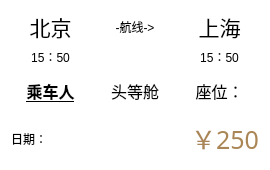
       <widget class="QWidget" name="widget_a4" native="true">
        <property name="minimumSize">
         <size>
          <width>270</width>
          <height>170</height>
         </size>
        </property>
        <property name="maximumSize">
         <size>
          <width>270</width>
          <height>170</height>
         </size>
        </property>
        <property name="palette">
         <palette>
          <active>
           <colorrole role="WindowText">
            <brush brushstyle="SolidPattern">
             <color alpha="255">
              <red>0</red>
              <green>0</green>
              <blue>0</blue>
             </color>
            </brush>
           </colorrole>
           <colorrole role="Button">
            <brush brushstyle="SolidPattern">
             <color alpha="255">
              <red>255</red>
              <green>255</green>
              <blue>255</blue>
             </color>
            </brush>
           </colorrole>
           <colorrole role="Light">
            <brush brushstyle="SolidPattern">
             <color alpha="255">
              <red>255</red>
              <green>255</green>
              <blue>255</blue>
             </color>
            </brush>
           </colorrole>
           <colorrole role="Midlight">
            <brush brushstyle="SolidPattern">
             <color alpha="255">
              <red>255</red>
              <green>255</green>
              <blue>255</blue>
             </color>
            </brush>
           </colorrole>
           <colorrole role="Dark">
            <brush brushstyle="SolidPattern">
             <color alpha="255">
              <red>127</red>
              <green>127</green>
              <blue>127</blue>
             </color>
            </brush>
           </colorrole>
           <colorrole role="Mid">
            <brush brushstyle="SolidPattern">
             <color alpha="255">
              <red>170</red>
              <green>170</green>
              <blue>170</blue>
             </color>
            </brush>
           </colorrole>
           <colorrole role="Text">
            <brush brushstyle="SolidPattern">
             <color alpha="255">
              <red>0</red>
              <green>0</green>
              <blue>0</blue>
             </color>
            </brush>
           </colorrole>
           <colorrole role="BrightText">
            <brush brushstyle="SolidPattern">
             <color alpha="255">
              <red>255</red>
              <green>255</green>
              <blue>255</blue>
             </color>
            </brush>
           </colorrole>
           <colorrole role="ButtonText">
            <brush brushstyle="SolidPattern">
             <color alpha="255">
              <red>0</red>
              <green>0</green>
              <blue>0</blue>
             </color>
            </brush>
           </colorrole>
           <colorrole role="Base">
            <brush brushstyle="SolidPattern">
             <color alpha="255">
              <red>255</red>
              <green>255</green>
              <blue>255</blue>
             </color>
            </brush>
           </colorrole>
           <colorrole role="Window">
            <brush brushstyle="SolidPattern">
             <color alpha="255">
              <red>255</red>
              <green>255</green>
              <blue>255</blue>
             </color>
            </brush>
           </colorrole>
           <colorrole role="Shadow">
            <brush brushstyle="SolidPattern">
             <color alpha="255">
              <red>0</red>
              <green>0</green>
              <blue>0</blue>
             </color>
            </brush>
           </colorrole>
           <colorrole role="AlternateBase">
            <brush brushstyle="SolidPattern">
             <color alpha="255">
              <red>255</red>
              <green>255</green>
              <blue>255</blue>
             </color>
            </brush>
           </colorrole>
           <colorrole role="ToolTipBase">
            <brush brushstyle="SolidPattern">
             <color alpha="255">
              <red>255</red>
              <green>255</green>
              <blue>220</blue>
             </color>
            </brush>
           </colorrole>
           <colorrole role="ToolTipText">
            <brush brushstyle="SolidPattern">
             <color alpha="255">
              <red>0</red>
              <green>0</green>
              <blue>0</blue>
             </color>
            </brush>
           </colorrole>
           <colorrole role="PlaceholderText">
            <brush brushstyle="SolidPattern">
             <color alpha="128">
              <red>0</red>
              <green>0</green>
              <blue>0</blue>
             </color>
            </brush>
           </colorrole>
          </active>
          <inactive>
           <colorrole role="WindowText">
            <brush brushstyle="SolidPattern">
             <color alpha="255">
              <red>0</red>
              <green>0</green>
              <blue>0</blue>
             </color>
            </brush>
           </colorrole>
           <colorrole role="Button">
            <brush brushstyle="SolidPattern">
             <color alpha="255">
              <red>255</red>
              <green>255</green>
              <blue>255</blue>
             </color>
            </brush>
           </colorrole>
           <colorrole role="Light">
            <brush brushstyle="SolidPattern">
             <color alpha="255">
              <red>255</red>
              <green>255</green>
              <blue>255</blue>
             </color>
            </brush>
           </colorrole>
           <colorrole role="Midlight">
            <brush brushstyle="SolidPattern">
             <color alpha="255">
              <red>255</red>
              <green>255</green>
              <blue>255</blue>
             </color>
            </brush>
           </colorrole>
           <colorrole role="Dark">
            <brush brushstyle="SolidPattern">
             <color alpha="255">
              <red>127</red>
              <green>127</green>
              <blue>127</blue>
             </color>
            </brush>
           </colorrole>
           <colorrole role="Mid">
            <brush brushstyle="SolidPattern">
             <color alpha="255">
              <red>170</red>
              <green>170</green>
              <blue>170</blue>
             </color>
            </brush>
           </colorrole>
           <colorrole role="Text">
            <brush brushstyle="SolidPattern">
             <color alpha="255">
              <red>0</red>
              <green>0</green>
              <blue>0</blue>
             </color>
            </brush>
           </colorrole>
           <colorrole role="BrightText">
            <brush brushstyle="SolidPattern">
             <color alpha="255">
              <red>255</red>
              <green>255</green>
              <blue>255</blue>
             </color>
            </brush>
           </colorrole>
           <colorrole role="ButtonText">
            <brush brushstyle="SolidPattern">
             <color alpha="255">
              <red>0</red>
              <green>0</green>
              <blue>0</blue>
             </color>
            </brush>
           </colorrole>
           <colorrole role="Base">
            <brush brushstyle="SolidPattern">
             <color alpha="255">
              <red>255</red>
              <green>255</green>
              <blue>255</blue>
             </color>
            </brush>
           </colorrole>
           <colorrole role="Window">
            <brush brushstyle="SolidPattern">
             <color alpha="255">
              <red>255</red>
              <green>255</green>
              <blue>255</blue>
             </color>
            </brush>
           </colorrole>
           <colorrole role="Shadow">
            <brush brushstyle="SolidPattern">
             <color alpha="255">
              <red>0</red>
              <green>0</green>
              <blue>0</blue>
             </color>
            </brush>
           </colorrole>
           <colorrole role="AlternateBase">
            <brush brushstyle="SolidPattern">
             <color alpha="255">
              <red>255</red>
              <green>255</green>
              <blue>255</blue>
             </color>
            </brush>
           </colorrole>
           <colorrole role="ToolTipBase">
            <brush brushstyle="SolidPattern">
             <color alpha="255">
              <red>255</red>
              <green>255</green>
              <blue>220</blue>
             </color>
            </brush>
           </colorrole>
           <colorrole role="ToolTipText">
            <brush brushstyle="SolidPattern">
             <color alpha="255">
              <red>0</red>
              <green>0</green>
              <blue>0</blue>
             </color>
            </brush>
           </colorrole>
           <colorrole role="PlaceholderText">
            <brush brushstyle="SolidPattern">
             <color alpha="128">
              <red>0</red>
              <green>0</green>
              <blue>0</blue>
             </color>
            </brush>
           </colorrole>
          </inactive>
          <disabled>
           <colorrole role="WindowText">
            <brush brushstyle="SolidPattern">
             <color alpha="255">
              <red>127</red>
              <green>127</green>
              <blue>127</blue>
             </color>
            </brush>
           </colorrole>
           <colorrole role="Button">
            <brush brushstyle="SolidPattern">
             <color alpha="255">
              <red>255</red>
              <green>255</green>
              <blue>255</blue>
             </color>
            </brush>
           </colorrole>
           <colorrole role="Light">
            <brush brushstyle="SolidPattern">
             <color alpha="255">
              <red>255</red>
              <green>255</green>
              <blue>255</blue>
             </color>
            </brush>
           </colorrole>
           <colorrole role="Midlight">
            <brush brushstyle="SolidPattern">
             <color alpha="255">
              <red>255</red>
              <green>255</green>
              <blue>255</blue>
             </color>
            </brush>
           </colorrole>
           <colorrole role="Dark">
            <brush brushstyle="SolidPattern">
             <color alpha="255">
              <red>127</red>
              <green>127</green>
              <blue>127</blue>
             </color>
            </brush>
           </colorrole>
           <colorrole role="Mid">
            <brush brushstyle="SolidPattern">
             <color alpha="255">
              <red>170</red>
              <green>170</green>
              <blue>170</blue>
             </color>
            </brush>
           </colorrole>
           <colorrole role="Text">
            <brush brushstyle="SolidPattern">
             <color alpha="255">
              <red>127</red>
              <green>127</green>
              <blue>127</blue>
             </color>
            </brush>
           </colorrole>
           <colorrole role="BrightText">
            <brush brushstyle="SolidPattern">
             <color alpha="255">
              <red>255</red>
              <green>255</green>
              <blue>255</blue>
             </color>
            </brush>
           </colorrole>
           <colorrole role="ButtonText">
            <brush brushstyle="SolidPattern">
             <color alpha="255">
              <red>127</red>
              <green>127</green>
              <blue>127</blue>
             </color>
            </brush>
           </colorrole>
           <colorrole role="Base">
            <brush brushstyle="SolidPattern">
             <color alpha="255">
              <red>255</red>
              <green>255</green>
              <blue>255</blue>
             </color>
            </brush>
           </colorrole>
           <colorrole role="Window">
            <brush brushstyle="SolidPattern">
             <color alpha="255">
              <red>255</red>
              <green>255</green>
              <blue>255</blue>
             </color>
            </brush>
           </colorrole>
           <colorrole role="Shadow">
            <brush brushstyle="SolidPattern">
             <color alpha="255">
              <red>0</red>
              <green>0</green>
              <blue>0</blue>
             </color>
            </brush>
           </colorrole>
           <colorrole role="AlternateBase">
            <brush brushstyle="SolidPattern">
             <color alpha="255">
              <red>255</red>
              <green>255</green>
              <blue>255</blue>
             </color>
            </brush>
           </colorrole>
           <colorrole role="ToolTipBase">
            <brush brushstyle="SolidPattern">
             <color alpha="255">
              <red>255</red>
              <green>255</green>
              <blue>220</blue>
             </color>
            </brush>
           </colorrole>
           <colorrole role="ToolTipText">
            <brush brushstyle="SolidPattern">
             <color alpha="255">
              <red>0</red>
              <green>0</green>
              <blue>0</blue>
             </color>
            </brush>
           </colorrole>
           <colorrole role="PlaceholderText">
            <brush brushstyle="SolidPattern">
             <color alpha="128">
              <red>0</red>
              <green>0</green>
              <blue>0</blue>
             </color>
            </brush>
           </colorrole>
          </disabled>
         </palette>
        </property>
        <property name="autoFillBackground">
         <bool>true</bool>
        </property>
        <layout class="QGridLayout" name="gridLayout_4">
         <item row="0" column="0">
          <widget class="QLabel" name="label_from1_4">
           <property name="maximumSize">
            <size>
             <width>16777215</width>
             <height>100</height>
            </size>
           </property>
           <property name="font">
            <font>
             <family>微软雅黑</family>
             <pointsize>16</pointsize>
            </font>
           </property>
           <property name="text">
            <string>北京</string>
           </property>
           <property name="alignment">
            <set>Qt::AlignCenter</set>
           </property>
          </widget>
         </item>
         <item row="2" column="0">
          <widget class="QLabel" name="label_pass1_4">
           <property name="font">
            <font>
             <pointsize>12</pointsize>
             <weight>75</weight>
             <bold>true</bold>
             <underline>true</underline>
            </font>
           </property>
           <property name="text">
            <string>乘车人</string>
           </property>
           <property name="alignment">
            <set>Qt::AlignCenter</set>
           </property>
          </widget>
         </item>
         <item row="2" column="2">
          <widget class="QLabel" name="label_seat1_4">
           <property name="font">
            <font>
             <pointsize>12</pointsize>
            </font>
           </property>
           <property name="text">
            <string>座位：</string>
           </property>
           <property name="alignment">
            <set>Qt::AlignCenter</set>
           </property>
          </widget>
         </item>
         <item row="0" column="1">
          <widget class="QLabel" name="label_air1_4">
           <property name="maximumSize">
            <size>
             <width>16777215</width>
             <height>20</height>
            </size>
           </property>
           <property name="text">
            <string>-航线-&gt;</string>
           </property>
           <property name="alignment">
            <set>Qt::AlignCenter</set>
           </property>
          </widget>
         </item>
         <item row="2" column="1">
          <widget class="QLabel" name="label_cabin1_4">
           <property name="font">
            <font>
             <pointsize>12</pointsize>
            </font>
           </property>
           <property name="text">
            <string>头等舱</string>
           </property>
           <property name="alignment">
            <set>Qt::AlignCenter</set>
           </property>
          </widget>
         </item>
         <item row="3" column="0">
          <widget class="QLabel" name="label_date1_4">
           <property name="font">
            <font>
             <pointsize>9</pointsize>
            </font>
           </property>
           <property name="text">
            <string>日期：</string>
           </property>
          </widget>
         </item>
         <item row="3" column="2">
          <widget class="QLabel" name="label_price1_4">
           <property name="palette">
            <palette>
             <active>
              <colorrole role="WindowText">
               <brush brushstyle="SolidPattern">
                <color alpha="255">
                 <red>170</red>
                 <green>134</green>
                 <blue>86</blue>
                </color>
               </brush>
              </colorrole>
             </active>
             <inactive>
              <colorrole role="WindowText">
               <brush brushstyle="SolidPattern">
                <color alpha="255">
                 <red>170</red>
                 <green>134</green>
                 <blue>86</blue>
                </color>
               </brush>
              </colorrole>
             </inactive>
             <disabled>
              <colorrole role="WindowText">
               <brush brushstyle="SolidPattern">
                <color alpha="255">
                 <red>125</red>
                 <green>125</green>
                 <blue>125</blue>
                </color>
               </brush>
              </colorrole>
             </disabled>
            </palette>
           </property>
           <property name="font">
            <font>
             <family>微软雅黑</family>
             <pointsize>19</pointsize>
            </font>
           </property>
           <property name="text">
            <string>￥250</string>
           </property>
           <property name="alignment">
            <set>Qt::AlignRight|Qt::AlignTrailing|Qt::AlignVCenter</set>
           </property>
          </widget>
         </item>
         <item row="0" column="2">
          <widget class="QLabel" name="label_to1_4">
           <property name="maximumSize">
            <size>
             <width>16777215</width>
             <height>100</height>
            </size>
           </property>
           <property name="font">
            <font>
             <family>微软雅黑</family>
             <pointsize>16</pointsize>
            </font>
           </property>
           <property name="text">
            <string>上海</string>
           </property>
           <property name="alignment">
            <set>Qt::AlignCenter</set>
           </property>
          </widget>
         </item>
         <item row="1" column="0">
          <widget class="QLabel" name="label_fromTime1_4">
           <property name="maximumSize">
            <size>
             <width>16777215</width>
             <height>15</height>
            </size>
           </property>
           <property name="font">
            <font>
             <weight>50</weight>
             <bold>false</bold>
            </font>
           </property>
           <property name="text">
            <string>15：50</string>
           </property>
           <property name="alignment">
            <set>Qt::AlignCenter</set>
           </property>
          </widget>
         </item>
         <item row="1" column="2">
          <widget class="QLabel" name="label_toTime1_4">
           <property name="maximumSize">
            <size>
             <width>16777215</width>
             <height>15</height>
            </size>
           </property>
           <property name="font">
            <font>
             <weight>50</weight>
             <bold>false</bold>
            </font>
           </property>
           <property name="text">
            <string>15：50</string>
           </property>
           <property name="alignment">
            <set>Qt::AlignCenter</set>
           </property>
          </widget>
         </item>
        </layout>
       </widget>
